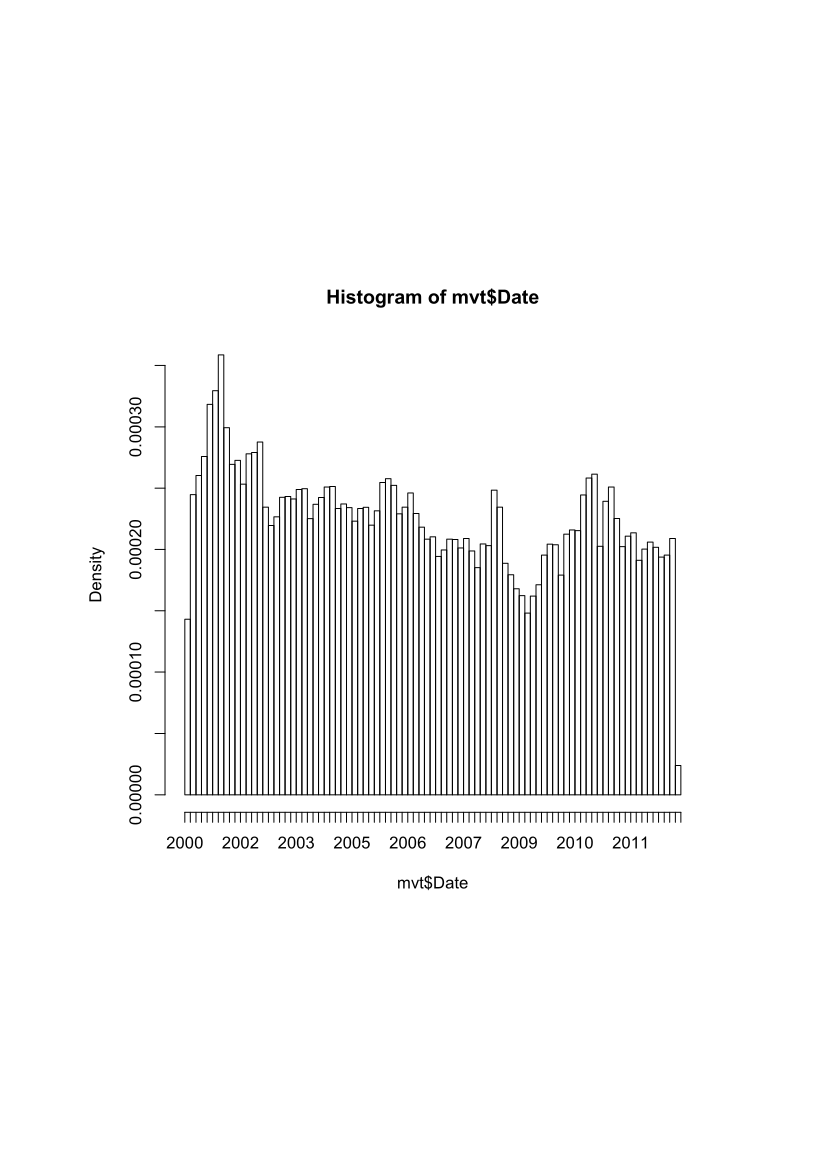

Source code (R):
hist(mvt$Date, breaks=100)
boxplot(mvt$Date~mvt$Arrest)

#QUESTION 5

noOfArrests = nrow(subset(subset(mvt, Arrest == TRUE), Year == "2001"))
total = nrow(subset(mvt, Year == "2001"))
noOfArrests/total


#Question 6

noOfArrests = nrow(subset(subset(mvt, Arrest == TRUE), Year == "2007"))
total = nrow(subset(mvt, Year == "2007"))
noOfArrests/total

#QUESTION 7

noOfArrests = nrow(subset(subset(mvt, Arrest == TRUE), Year == "2012"))
total = nrow(subset(mvt, Year == "2012"))
noOfArrests/total
